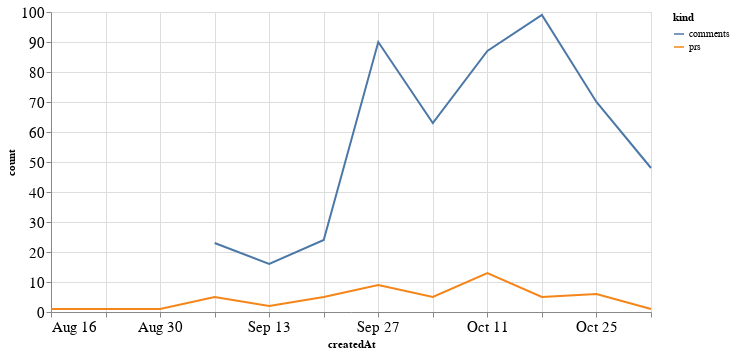

The code cell stored with this chart in its notebook:
### Code cell
alt.Chart(total_time, width=600).mark_line().encode(
    x='createdAt',
    y='count',
    color='kind'
)

### Figure 1 — Vega-Lite specification as saved in the notebook (floating-point values rounded to 4 significant figures)
{"config": {"axisLeft": {"labelFontSize": 15}, "axisBottom": {"labelFontSize": 15}}, "data": {"name": "data-740e1723e5e08726549af88700d5cbc2"}, "mark": "line", "encoding": {"color": {"type": "nominal", "field": "kind"}, "x": {"type": "temporal", "field": "createdAt"}, "y": {"type": "quantitative", "field": "count"}}, "width": 600, "$schema": "https://vega.github.io/schema/vega-lite/v4.8.1.json", "datasets": {"data-740e1723e5e08726549af88700d5cbc2": [{"createdAt": "2020-08-16T00:00:00", "kind": "prs", "count": 1.0}, {"createdAt": "2020-08-23T00:00:00", "kind": "prs", "count": 1.0}, {"createdAt": "2020-08-30T00:00:00", "kind": "prs", "count": 1.0}, {"createdAt": "2020-09-06T00:00:00", "kind": "prs", "count": 5.0}, {"createdAt": "2020-09-13T00:00:00", "kind": "prs", "count": 2.0}, {"createdAt": "2020-09-20T00:00:00", "kind": "prs", "count": 5.0}, {"createdAt": "2020-09-27T00:00:00", "kind": "prs", "count": 9.0}, {"createdAt": "2020-10-04T00:00:00", "kind": "prs", "count": 5.0}, {"createdAt": "2020-10-11T00:00:00", "kind": "prs", "count": 13.0}, {"createdAt": "2020-10-18T00:00:00", "kind": "prs", "count": 5.0}, {"createdAt": "2020-10-25T00:00:00", "kind": "prs", "count": 6.0}, {"createdAt": "2020-11-01T00:00:00", "kind": "prs", "count": 1.0}, {"createdAt": "2020-08-16T00:00:00", "kind": "comments", "count": null}, {"createdAt": "2020-08-23T00:00:00", "kind": "comments", "count": null}, {"createdAt": "2020-08-30T00:00:00", "kind": "comments", "count": null}, {"createdAt": "2020-09-06T00:00:00", "kind": "comments", "count": 23.0}, {"createdAt": "2020-09-13T00:00:00", "kind": "comments", "count": 16.0}, {"createdAt": "2020-09-20T00:00:00", "kind": "comments", "count": 24.0}, {"createdAt": "2020-09-27T00:00:00", "kind": "comments", "count": 90.0}, {"createdAt": "2020-10-04T00:00:00", "kind": "comments", "count": 63.0}, {"createdAt": "2020-10-11T00:00:00", "kind": "comments", "count": 87.0}, {"createdAt": "2020-10-18T00:00:00", "kind": "comments", "count": 99.0}, {"createdAt": "2020-10-25T00:00:00", "kind": "comments", "count": 70.0}, {"createdAt": "2020-11-01T00:00:00", "kind": "comments", "count": 48.0}]}}
